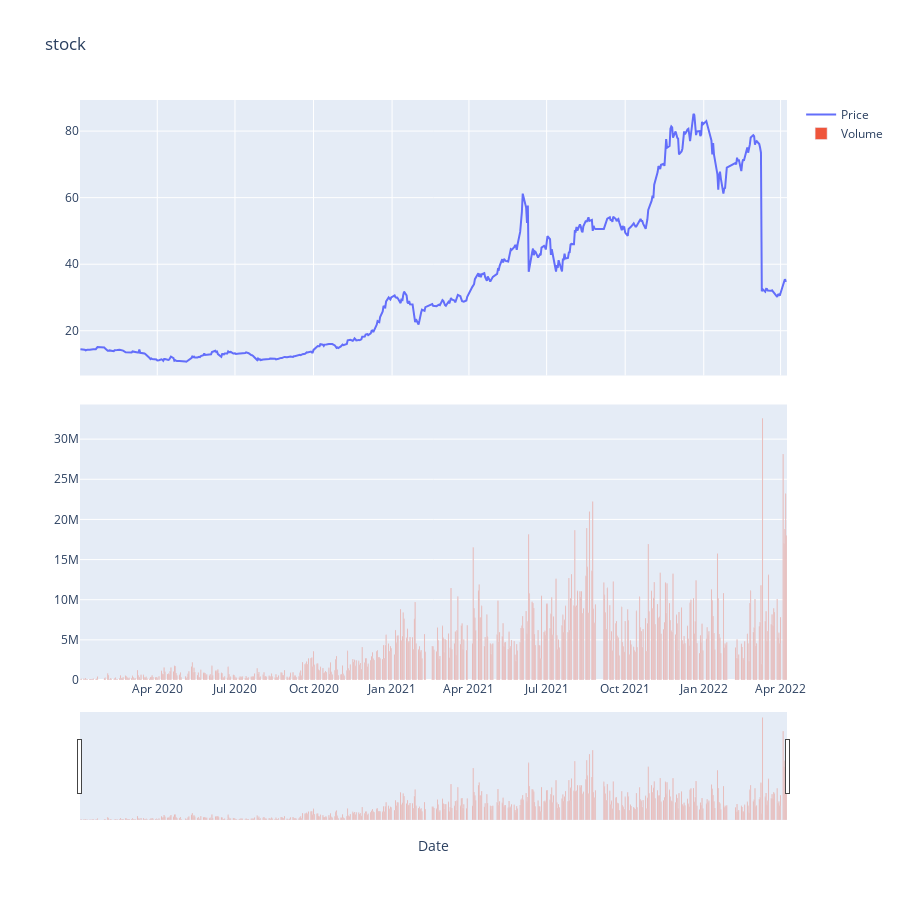

Here is the notebook cell this chart was saved with:
### Code cell
make_graph(data_clean)

### Figure 1 — Plotly figure (JSON) as saved in the notebook; plotly's stock layout.template omitted (floating-point values rounded to 4 significant figures; data arrays with more than 128 entries replaced by an {"elided": "..."} marker saying what was removed)
{"data": [{"name": "Price", "type": "scatter", "x": {"elided": "560 str values"}, "xaxis": "x", "y": {"elided": "560 float values"}, "yaxis": "y"}, {"name": "Volume", "type": "bar", "x": {"elided": "560 str values"}, "xaxis": "x2", "y": {"elided": "560 int values"}, "yaxis": "y2"}], "layout": {"height": 900, "showlegend": true, "title": {"text": "stock"}, "xaxis": {"anchor": "y", "domain": [0, 1], "matches": "x2", "rangeslider": {"visible": false}, "showticklabels": false}, "xaxis2": {"anchor": "y2", "domain": [0, 1], "rangeslider": {"visible": true}, "title": {"text": "Date"}}, "yaxis": {"anchor": "x", "domain": [0.525, 1]}, "yaxis2": {"anchor": "x2", "domain": [0, 0.475]}}}
